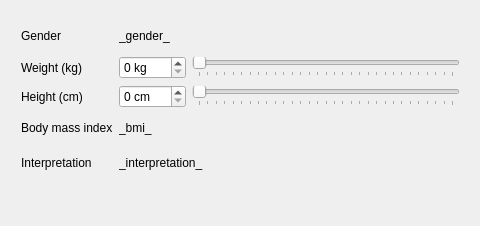
<?xml version="1.0" encoding="UTF-8"?>
<ui version="4.0">
 <class>MainWindow</class>
 <widget class="QMainWindow" name="MainWindow">
  <property name="geometry">
   <rect>
    <x>0</x>
    <y>0</y>
    <width>480</width>
    <height>226</height>
   </rect>
  </property>
  <property name="windowTitle">
   <string>Body Mass Index Calculator</string>
  </property>
  <widget class="QWidget" name="centralWidget">
   <widget class="QWidget" name="gridLayoutWidget">
    <property name="geometry">
     <rect>
      <x>10</x>
      <y>10</y>
      <width>461</width>
      <height>178</height>
     </rect>
    </property>
    <layout class="QGridLayout" name="gridLayout">
     <item row="1" column="0">
      <widget class="QLabel" name="label_2">
       <property name="text">
        <string>Weight (kg)</string>
       </property>
      </widget>
     </item>
     <item row="3" column="1" colspan="2">
      <widget class="QLabel" name="text_bmi">
       <property name="text">
        <string>_bmi_</string>
       </property>
      </widget>
     </item>
     <item row="1" column="1">
      <widget class="QSpinBox" name="spinbox_weight">
       <property name="suffix">
        <string> kg</string>
       </property>
       <property name="maximum">
        <number>300</number>
       </property>
      </widget>
     </item>
     <item row="2" column="2">
      <widget class="QSlider" name="slider_height">
       <property name="maximum">
        <number>300</number>
       </property>
       <property name="orientation">
        <enum>Qt::Horizontal</enum>
       </property>
       <property name="tickPosition">
        <enum>QSlider::TicksBelow</enum>
       </property>
      </widget>
     </item>
     <item row="0" column="0">
      <widget class="QLabel" name="label">
       <property name="text">
        <string>Gender</string>
       </property>
      </widget>
     </item>
     <item row="0" column="1" colspan="2">
      <widget class="QLabel" name="text_gender">
       <property name="text">
        <string>_gender_</string>
       </property>
      </widget>
     </item>
     <item row="2" column="0">
      <widget class="QLabel" name="label_3">
       <property name="text">
        <string>Height (cm)</string>
       </property>
      </widget>
     </item>
     <item row="2" column="1">
      <widget class="QSpinBox" name="spinbox_height">
       <property name="suffix">
        <string> cm</string>
       </property>
       <property name="maximum">
        <number>300</number>
       </property>
      </widget>
     </item>
     <item row="1" column="2">
      <widget class="QSlider" name="slider_weight">
       <property name="maximum">
        <number>300</number>
       </property>
       <property name="orientation">
        <enum>Qt::Horizontal</enum>
       </property>
       <property name="tickPosition">
        <enum>QSlider::TicksBelow</enum>
       </property>
      </widget>
     </item>
     <item row="3" column="0">
      <widget class="QLabel" name="label_4">
       <property name="text">
        <string>Body mass index</string>
       </property>
      </widget>
     </item>
     <item row="4" column="1" colspan="2">
      <widget class="QLabel" name="text_interpretation">
       <property name="text">
        <string>_interpretation_</string>
       </property>
      </widget>
     </item>
     <item row="4" column="0">
      <widget class="QLabel" name="label_5">
       <property name="text">
        <string>Interpretation</string>
       </property>
      </widget>
     </item>
    </layout>
   </widget>
  </widget>
  <widget class="QMenuBar" name="menuBar">
   <property name="geometry">
    <rect>
     <x>0</x>
     <y>0</y>
     <width>480</width>
     <height>28</height>
    </rect>
   </property>
  </widget>
  <action name="actionReset">
   <property name="text">
    <string>Reset</string>
   </property>
  </action>
  <action name="actionQuit">
   <property name="text">
    <string>Quit</string>
   </property>
  </action>
  <action name="actionFemale">
   <property name="text">
    <string>Female</string>
   </property>
  </action>
  <action name="actionMale">
   <property name="text">
    <string>Male</string>
   </property>
  </action>
 </widget>
 <layoutdefault spacing="6" margin="11"/>
 <resources/>
 <connections>
  <connection>
   <sender>slider_weight</sender>
   <signal>valueChanged(int)</signal>
   <receiver>spinbox_weight</receiver>
   <slot>setValue(int)</slot>
   <hints>
    <hint type="sourcelabel">
     <x>249</x>
     <y>86</y>
    </hint>
    <hint type="destinationlabel">
     <x>179</x>
     <y>86</y>
    </hint>
   </hints>
  </connection>
  <connection>
   <sender>spinbox_weight</sender>
   <signal>valueChanged(int)</signal>
   <receiver>slider_weight</receiver>
   <slot>setValue(int)</slot>
   <hints>
    <hint type="sourcelabel">
     <x>181</x>
     <y>71</y>
    </hint>
    <hint type="destinationlabel">
     <x>243</x>
     <y>75</y>
    </hint>
   </hints>
  </connection>
  <connection>
   <sender>slider_height</sender>
   <signal>valueChanged(int)</signal>
   <receiver>spinbox_height</receiver>
   <slot>setValue(int)</slot>
   <hints>
    <hint type="sourcelabel">
     <x>222</x>
     <y>115</y>
    </hint>
    <hint type="destinationlabel">
     <x>182</x>
     <y>114</y>
    </hint>
   </hints>
  </connection>
  <connection>
   <sender>spinbox_height</sender>
   <signal>valueChanged(int)</signal>
   <receiver>slider_height</receiver>
   <slot>setValue(int)</slot>
   <hints>
    <hint type="sourcelabel">
     <x>190</x>
     <y>129</y>
    </hint>
    <hint type="destinationlabel">
     <x>225</x>
     <y>129</y>
    </hint>
   </hints>
  </connection>
 </connections>
</ui>
